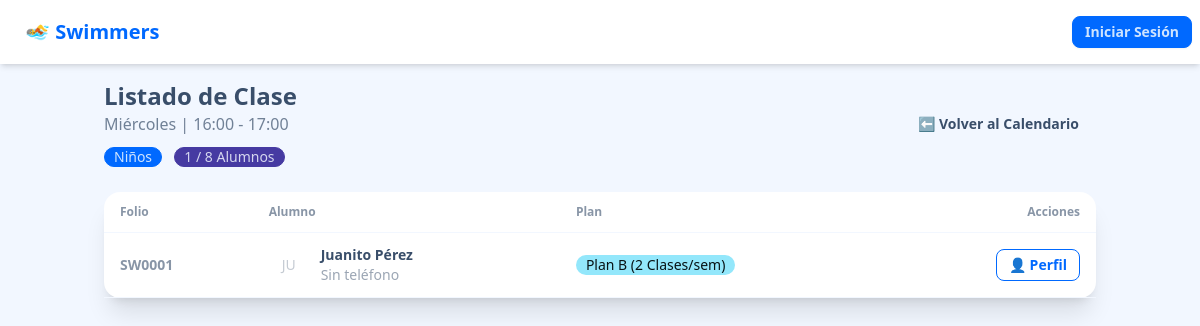
Screenshot of /horarios/detalle/9 with the database file from the repository.
### app/models.py (models this page shows, shortened)
class Horario(db.Model):
    id = db.Column(db.Integer, primary_key=True)
    dia_semana = db.Column(db.String(15), nullable=False) # Lunes, Martes...
    hora_inicio = db.Column(db.Time, nullable=False)
    hora_fin = db.Column(db.Time, nullable=False)
    nivel = db.Column(db.String(20), nullable=False)
    capacidad_maxima = db.Column(db.Integer, default=10)
    inscripciones = db.relationship('Inscripcion', backref='horario', lazy='dynamic')
    asistencias = db.relationship('Asistencia', backref='horario', lazy=True)

class Inscripcion(db.Model):
    id = db.Column(db.Integer, primary_key=True)
    socio_id = db.Column(db.Integer, db.ForeignKey('socio.id'), nullable=False)
    horario_id = db.Column(db.Integer, db.ForeignKey('horario.id'), nullable=False)
    fecha_alta = db.Column(db.DateTime, default=datetime.utcnow)
    activo = db.Column(db.Boolean, default=True)

class Socio(db.Model):
    id = db.Column(db.Integer, primary_key=True)
    folio = db.Column(db.String(20), unique=True, index=True) # SW0001
    nombre_completo = db.Column(db.String(100), nullable=False)
    foto = db.Column(db.String(200)) # URL o path del archivo
    telefono = db.Column(db.String(20))
    email = db.Column(db.String(120))
    nivel = db.Column(db.String(20), nullable=False)
    fecha_registro = db.Column(db.DateTime, default=datetime.utcnow)
    membresia_id = db.Column(db.Integer, db.ForeignKey('membresia.id'))
    inscripciones = db.relationship('Inscripcion', backref='socio', lazy='dynamic')
    asistencias = db.relationship('Asistencia', backref='socio', lazy='dynamic')
    pagos = db.relationship('Pago', backref='socio', lazy='dynamic')

class Membresia(db.Model):
    id = db.Column(db.Integer, primary_key=True)
    nombre = db.Column(db.String(50), nullable=False)  # Ej: Plan A
    clases_por_semana = db.Column(db.Integer, nullable=False)
    socios = db.relationship('Socio', backref='membresia', lazy=True)
    tarifas = db.relationship('Tarifa', backref='membresia', lazy=True)

### app/routes/horarios.py (the view)
@horarios_bp.route('/detalle/<int:id>')
def detalle_clase(id):
    horario = Horario.query.get_or_404(id)
    inscritos = horario.inscripciones.filter_by(activo=True).all()
    return render_template('horarios/detalle.html', horario=horario, alumnos=inscritos)

### app/templates/horarios/detalle.html (shortened to what this page needs)
{% extends "base.html" %}
{% block content %}
<div class="flex justify-between items-center mb-6">
    <div>
        <h1 class="text-2xl font-bold">Listado de Clase</h1>
        <div class="text-base-content/70">
            <span>{{ horario.dia_semana }} | {{ horario.hora_inicio.strftime('%H:%M') }} - {{ horario.hora_fin.strftime('%H:%M') }}</span>
        </div>
        <div class="mt-2 space-x-2">
            <div class="badge badge-primary">{{ horario.nivel }}</div>
            <div class="badge badge-secondary">{{ alumnos|length }} / {{ horario.capacidad_maxima }} Alumnos</div>
        </div>
    </div>
    <a href="{{ url_for('horarios.calendario') }}" class="btn btn-ghost">⬅ Volver al Calendario</a>
</div>
<div class="card bg-base-100 shadow-xl">
    <div class="card-body p-0">
        <div class="overflow-x-auto">
            <table class="table table-zebra w-full">
                <thead>
                    <tr>
                        <th>Folio</th>
                        <th>Alumno</th>
                        <th>Plan</th>
                        <th class="text-right">Acciones</th>
                    </tr>
                </thead>
                <tbody>
                    {% for insc in alumnos %}
                    <tr>
                        <td><span class="font-bold text-base-content/60">{{ insc.socio.folio }}</span></td>
                        <td>
                            <div class="flex items-center space-x-3">
                                <div class="avatar placeholder">
                                    <div class="bg-neutral-focus text-neutral-content rounded-full w-10">
                                      <span>{{ insc.socio.nombre_completo[:2].upper() }}</span>
                                    </div>
                                </div>
                                <div>
                                    <div class="font-bold">{{ insc.socio.nombre_completo }}</div>
                                    <div class="text-sm opacity-50">{{ insc.socio.telefono or 'Sin teléfono' }}</div>
                                </div>
                            </div>
                        </td>
                        <td>
                            <div class="badge badge-info">{{ insc.socio.membresia.nombre }}</div>
                        </td>
                        <td class="text-right">
                            <a href="{{ url_for('socios.perfil', id=insc.socio.id) }}"
                               class="btn btn-sm btn-outline btn-primary" title="Ver Perfil Completo">
                                👤 Perfil
                            </a>
                        </td>
                    </tr>
                    {% endfor %}
                </tbody>
            </table>
        </div>
    </div>
</div>
{% endblock %}

### rows the page displays
Horario: dia_semana "Miércoles", hora_inicio "16:00", hora_fin "17:00", nivel "Niños", capacidad_maxima "8"
Inscripcion: socio.folio "SW0001", socio "JU", socio.nombre_completo "Juanito Pérez", socio "Sin teléfono", socio.membresia.nombre "Plan B (2 Clases/sem)"

### other values shown
{{ alumnos|length }} "1"
